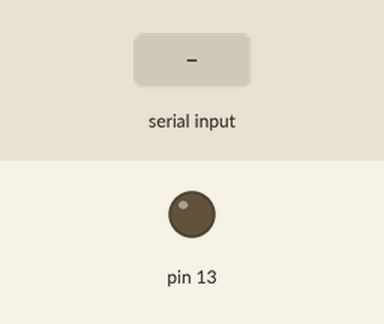
Recording of a sketch running on a simulated Arduino Uno, built with avr-gcc and run on an emulated ATmega328P. Shown: output pins drawn as LEDs (lit = HIGH). The inputs (shaded band) are chosen by the test bench.

Above: at 1.2 s.
1.3 s: "1" received over Serial
At 1.7 s:
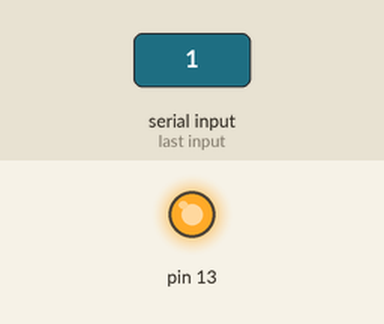
2.8 s: "2" received over Serial
At 4.0 s:
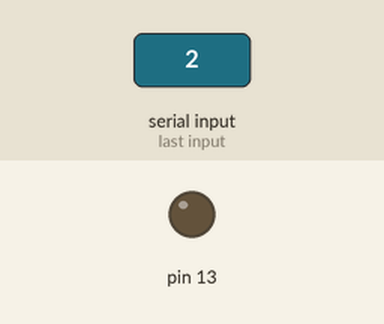
Timing chart, 0 to 5.8 s (numbered marks = the images above; inputs shaded):
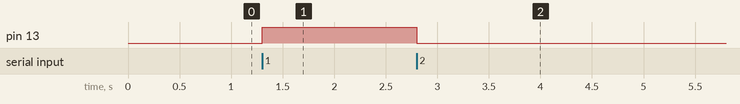

Measured:
- after the input at 1.3 s, pin 13: LOW → HIGH at once
- after the input at 2.8 s, pin 13: HIGH → LOW at once

The sketch:

bt7.ino
```cpp
char a;

void setup()
{

  pinMode(13, OUTPUT);
  Serial.begin(9600);

}
void loop()
{
  if (Serial.available())
  {
    a=(Serial.read());
    //Serial.println(a);

    if (a=='1')
    {
      digitalWrite(13, 1);
    }
    if (a=='2')
    {
      digitalWrite(13, 0);
    }
  }
}
```
